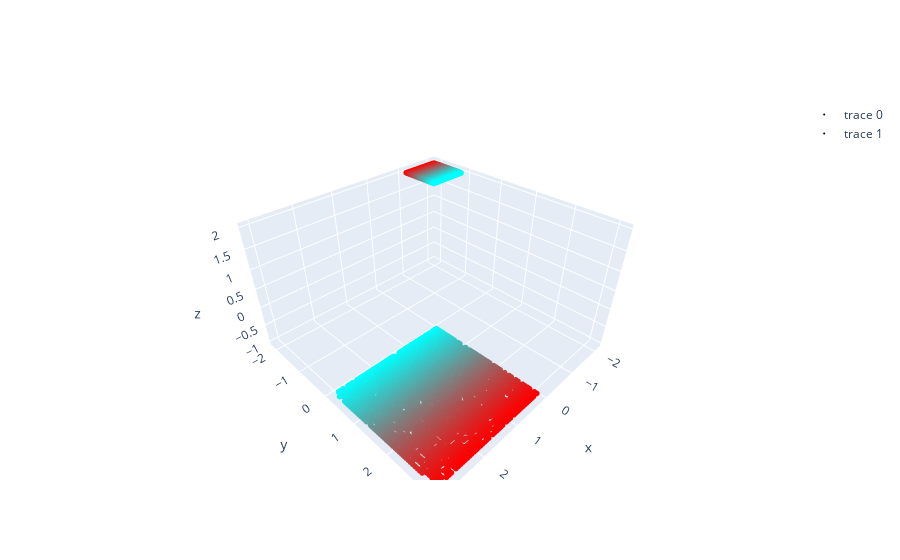

The notebook cell saved with this chart:
### Code cell
fig = make_subplots(specs=[[{"secondary_y": True}]])

origin_fig = visualize(origin.T, rgb)
fig.add_trace(origin_fig)

direc_fig = visualize(direc.T, rgb)
fig.add_trace(direc_fig)


fig.show()

### Figure 1 — Plotly figure (JSON) as saved in the notebook; plotly's stock layout.template omitted (floating-point values rounded to 4 significant figures; data arrays with more than 128 entries replaced by an {"elided": "..."} marker saying what was removed)
{"data": [{"marker": {"color": {"elided": "4096x3 float values"}, "size": 2}, "mode": "markers", "type": "scatter3d", "x": {"elided": "4096 float values"}, "y": {"elided": "4096 float values"}, "z": {"elided": "4096 int values"}}, {"marker": {"color": {"elided": "4096x3 float values"}, "size": 2}, "mode": "markers", "type": "scatter3d", "x": {"elided": "4096 float values"}, "y": {"elided": "4096 float values"}, "z": {"elided": "4096 int values"}}], "layout": {"xaxis": {"anchor": "y", "domain": [0, 0.94]}, "yaxis": {"anchor": "x", "domain": [0, 1]}, "yaxis2": {"anchor": "x", "overlaying": "y", "side": "right"}}}
